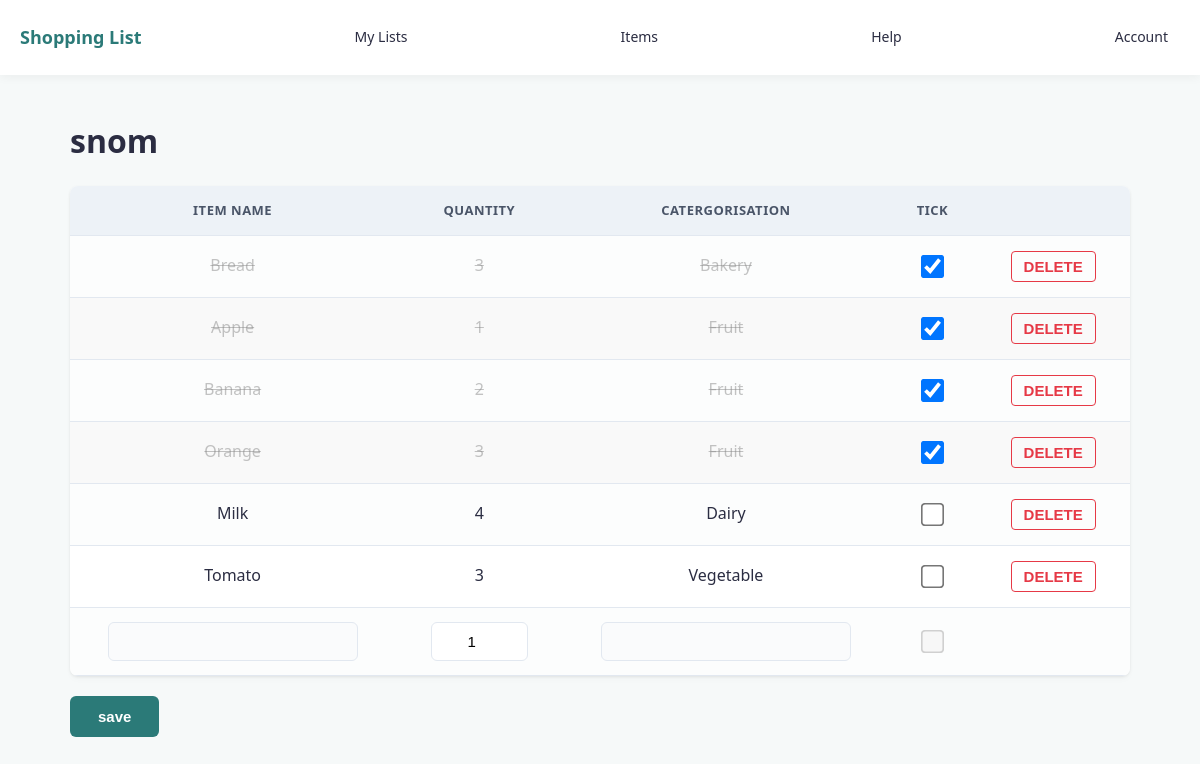
Screenshot of /list/2 (signed in) with the database file from the repository.
### tables this page shows
CREATE TABLE "lists" (list_id INTEGER NOT NULL PRIMARY KEY, list_name TEXT, user_id INTEGER REFERENCES user (user_id));

CREATE TABLE "list_contents" (`list_id` INTEGER REFERENCES `lists`(`list_id`), `item_id` INTEGER REFERENCES `item`(`item_id`), `quantity` INTEGER, "ticked" BOOLEAN);

CREATE TABLE "item" (item_id INTEGER NOT NULL PRIMARY KEY, item_name TEXT NOT NULL, catergorisation TEXT, user_id INTEGER REFERENCES user (user_id));

### shopping_list.py (the view, shortened to what this page needs)
@app.route("/list/<int:list_id>", methods=["GET", "POST"])
def list_route(list_id=None):
    if "user_id" not in session:
        return redirect(url_for("login"))
    db = get_db()
    current_user_id = session["user_id"]
    current_list = None
    if list_id:
        sql_list = "SELECT * FROM lists WHERE list_id = ? AND user_id = ?"
        current_list = query_db(sql_list, [list_id, current_user_id], one=True)
        if not current_list:
            return redirect(url_for("my_lists"))
        sql = """SELECT * FROM list_contents
                JOIN item ON item.item_id=list_contents.item_id
                WHERE list_contents.list_id = ?;"""
        results = query_db(sql, [list_id]) or []
    else:
        results = []
    return render_template("list.html", list=results, list_id=list_id, current_list=current_list)

### shopping_list.py (called while the page is built)
def get_db():
    db = getattr(g, '_database', None)
    if db is None:
        db = g._database = sqlite3.connect(DATABASE)
        db.row_factory = sqlite3.Row
    return db

@app.teardown_appcontext
def close_connection(exception):
    db = getattr(g, '_database', None)
    if db is not None:
        db.close()

def query_db(query, args=(), one=False):
    cur = get_db().execute(query, args)
    rv = cur.fetchall()
    cur.close()
    return (rv[0] if rv else None) if one else rv

### templates/list.html (shortened to what this page needs)
{% extends "index.html" %}
{% block body %}
<h1>{{ current_list.list_name }}</h1>
<form action="{{ url_for('list_route', list_id=list_id) }}" method="post">
<table>
    <tr>
        <th>Item Name</th>
        <th>Quantity</th>
        <th>Catergorisation</th>
        <th>tick</th>
        <th></th>
    </tr>
    {% for item in list %}
    <tr class="{% if item.ticked == 1 %}ticked-row{% endif %}">
        <td>{{ item.item_name }}</td>
        <td>{{ item.quantity }}</td>
        <td>{{ item.catergorisation }}</td>
        <td>
            <input name="ticked_items" type="checkbox" value="{{ item.item_id }}" {% if item.ticked == 1 %}checked{% endif %}>
        </td>
        <td>
            <input type="submit" value="DELETE" form="delete-form-{{ item.item_id }}">
        </td>
    </tr>
    {% endfor %}
    <tr>
        <td>
            <input name="item_name" list="food">
        </td>
        <td><input type="number" name="quantity" min="1" max="999" value="1"></td>
        <td>
            <input list="food-type" name="catergorisation">
        </td>
        <td><input type="checkbox" disabled></td>
        <td></td>
    </tr>
</table>
<input type="submit" value="save">
</form>
{% endblock  %}

### static/style.css (style rules this page uses)
:root { --primary-colour: #2b7a78; --primary-hover: #3a9694; --bg-colour: #f6f9f9; --card-bg: #ffffff; --text-colour: #2b2d42; --border-colour: #e2e8f0; --delete-colour: #e63946; }
body { font-family: system-ui, -apple-system, BlinkMacSystemFont, 'Segoe UI', Roboto, Oxygen, Ubuntu, Cantarell, 'Open Sans', 'Helvetica Neue', sans-serif; background-color: var(--bg-colour); color: var(--text-colour); margin: 0; padding: 0; line-height: 1.6; }
h1 { color: var(--text-colour); margin-bottom: 20px; }
table { width: 100%; border-collapse: collapse; background-color: var(--card-bg); border-radius: 8px; overflow: hidden; box-shadow: 0 4px 6px rgba(0, 0, 0, 0.02), 0 1px 3px rgba(0, 0, 0, 0.08); margin: 20px 0; }
table, th, td { border: none; }
th { background-color: #edf2f7; color: #4a5568; font-weight: 600; text-transform: uppercase; font-size: 13px; letter-spacing: 0.5px; border-bottom: 1px solid var(--border-colour); }
th, td { padding: 14px 20px; text-align: center; vertical-align: middle; border-bottom: 1px solid var(--border-colour); }
tr:nth-child(even) td { background-color: #fcfdfd; }
td { white-space: nowrap; }
.ticked-row td { text-decoration: line-through; color: #88888880; background-color: #f9f9f9; }
form table input[type="checkbox"] { transform: scale(1.8); margin: 10px auto; display: block; cursor: pointer; }
input[type="text"], input[list] { width: 100%; max-width: 250px; padding: 10px 12px; font-size: 15px; border: 1px solid var(--border-colour); border-radius: 6px; box-sizing: border-box; background-color: #fafbfc; }
input[type="number"] { width: 75px; padding: 10px; font-size: 15px; text-align: center; border: 1px solid var(--border-colour); border-radius: 6px; }
input[type="submit"] { background-color: var(--primary-colour); color: #ffffff; padding: 12px 28px; font-size: 15px; font-weight: 600; border: none; border-radius: 6px; cursor: pointer; }
form input[value="DELETE"] { background-color: transparent; color: var(--delete-colour); border: 1px solid var(--delete-colour); padding: 6px 12px; border-radius: 4px; font-weight: 600; cursor: pointer; }

### rows the page displays
lists: list_name "snom"
list_contents: item_name "Bread", quantity "3", catergorisation "Bakery", ticked "☑"
list_contents: item_name "Apple", quantity "1", catergorisation "Fruit", ticked "☑"
list_contents: item_name "Banana", quantity "2", catergorisation "Fruit", ticked "☑"
list_contents: item_name "Orange", quantity "3", catergorisation "Fruit", ticked "☑"
list_contents: item_name "Milk", quantity "4", catergorisation "Dairy"
list_contents: item_name "Tomato", quantity "3", catergorisation "Vegetable"
